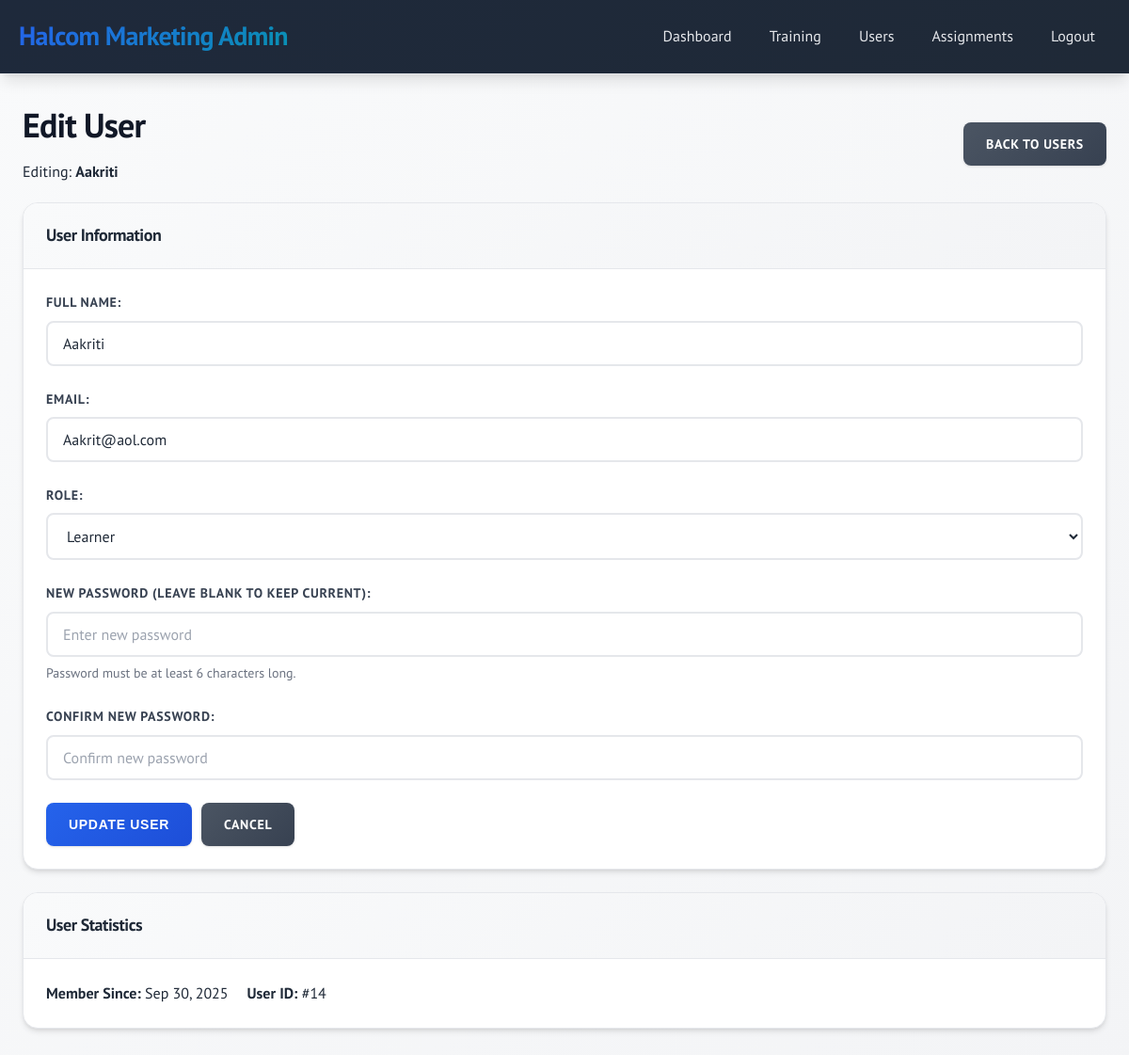
Screenshot of /admin/user_edit.php?id=14 (signed in) with the database file from the repository.
### tables this page shows
CREATE TABLE `users` (
  `id` int(11) NOT NULL AUTO_INCREMENT,
  `name` varchar(100) NOT NULL,
  `email` varchar(100) NOT NULL,
  `password` varchar(255) NOT NULL,
  `role` enum('admin','learner') NOT NULL DEFAULT 'learner',
  `created_at` timestamp NOT NULL DEFAULT current_timestamp(),
  `last_login` timestamp NULL DEFAULT NULL,
  `total_portal_time` int(11) DEFAULT 0,
  PRIMARY KEY (`id`),
  UNIQUE KEY `email` (`email`)
);

### includes/functions.php (called while the page is built, shortened)
<?php
function formatDate($date) {
    return date('M d, Y', strtotime($date));
}
?>

### admin/user_edit.php (the view, shortened to what this page needs)
<?php
require_once '../includes/functions.php';
$pdo = getDBConnection();
$user_id = $_GET['id'] ?? null;
$stmt = $pdo->prepare("SELECT * FROM users WHERE id = ?");
$stmt->execute([$user_id]);
$user = $stmt->fetch();
?>
<!DOCTYPE html>
<html lang="en">
<head>
    <link rel="stylesheet" href="../assets/css/style.css">
</head>
<body>
    <div class="header">
        <div class="header-content">
            <div class="logo">Halcom Marketing Admin</div>
            <div class="nav">
                <a href="dashboard.php">Dashboard</a>
                <a href="trainings.php">Training</a>
                <a href="users.php">Users</a>
                <a href="training_assignments.php">Assignments</a>
                <a href="../auth/logout.php">Logout</a>
            </div>
        </div>
    </div>
    <div class="container">
        <div class="d-flex justify-between align-center mb-20">
            <div>
                <h1>Edit User</h1>
                <p>Editing: <strong><?php echo htmlspecialchars($user['name']); ?></strong></p>
            </div>
            <a href="users.php" class="btn btn-secondary">Back to Users</a>
        </div>
        <div class="card">
            <div class="card-header">
                User Information
            </div>
            <div class="card-body">
                <form method="POST">
                    <div class="form-group">
                        <label for="name">Full Name:</label>
                        <input type="text" id="name" name="name" required
                               value="<?php echo htmlspecialchars($user['name']); ?>">
                    </div>
                    <div class="form-group">
                        <label for="email">Email:</label>
                        <input type="email" id="email" name="email" required
                               value="<?php echo htmlspecialchars($user['email']); ?>">
                    </div>
                    <div class="form-group">
                        <label for="role">Role:</label>
                        <select id="role" name="role" required>
                            <option value="learner" <?php echo $user['role'] === 'learner' ? 'selected' : ''; ?>>Learner</option>
                        </select>
                    </div>
                    <div class="form-group">
                        <label for="new_password">New Password (leave blank to keep current):</label>
                        <input type="password" id="new_password" name="new_password"
                               placeholder="Enter new password">
                        <small>Password must be at least 6 characters long.</small>
                    </div>
                    <div class="form-group">
                        <label for="confirm_password">Confirm New Password:</label>
                        <input type="password" id="confirm_password" name="confirm_password"
                               placeholder="Confirm new password">
                    </div>
                    <div class="d-flex gap-10">
                        <button type="submit" class="btn btn-primary">Update User</button>
                        <a href="users.php" class="btn btn-secondary">Cancel</a>
                    </div>
                </form>
            </div>
        </div>
        <div class="card">
            <div class="card-header">
                User Statistics
            </div>
            <div class="card-body">
                <div class="d-flex gap-20">
                    <div>
                        <strong>Member Since:</strong> <?php echo formatDate($user['created_at']); ?>
                    </div>
                    <div>
                        <strong>User ID:</strong> #<?php echo $user['id']; ?>
                    </div>
                </div>
            </div>
        </div>
    </div>
</body>
</html>

### rows the page displays
users: name "Aakriti", email "Aakrit@aol.com", role "Learner", created_at "Sep 30, 2025", id "14"
